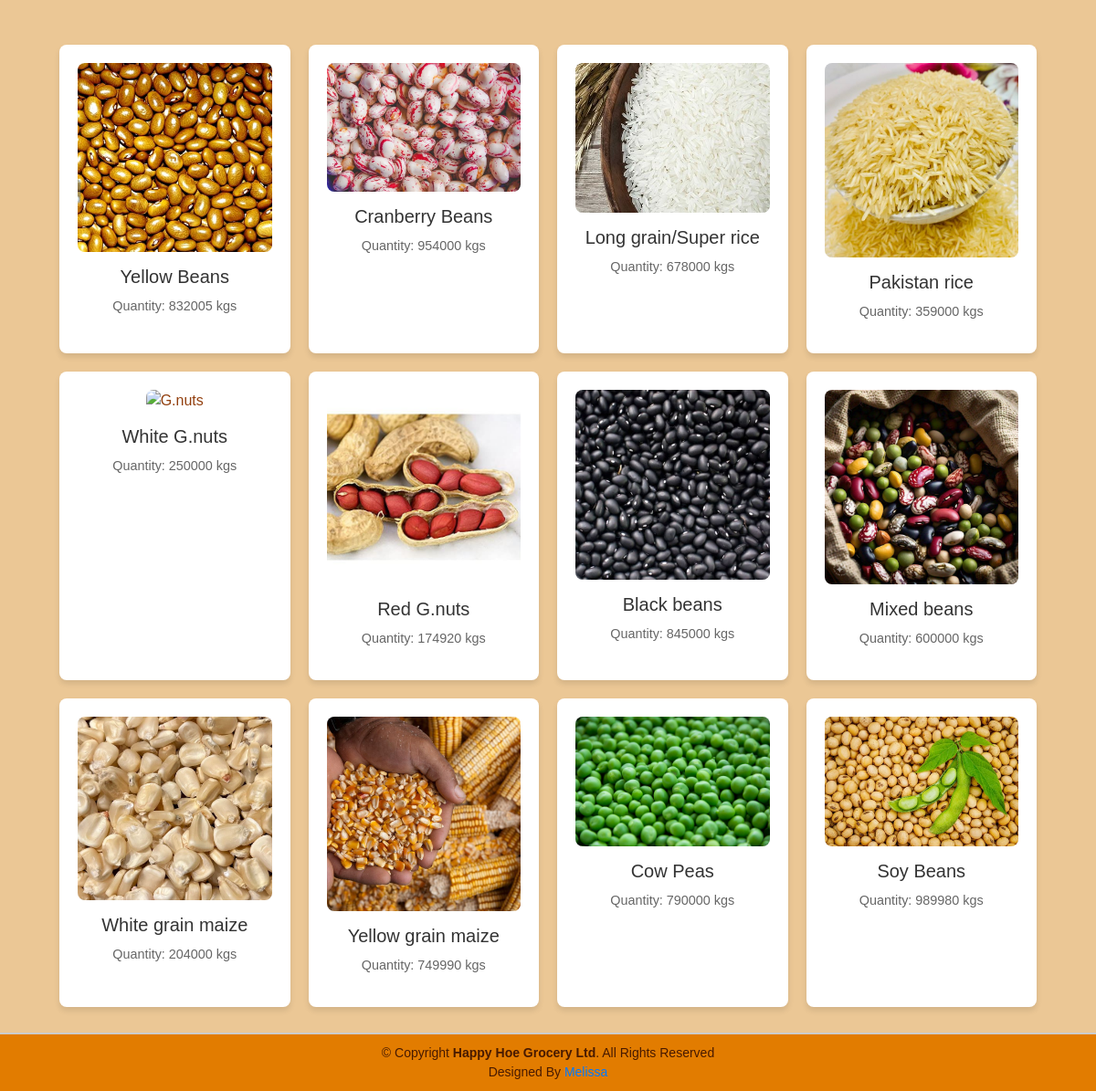
The app's page / (lower part), older data.
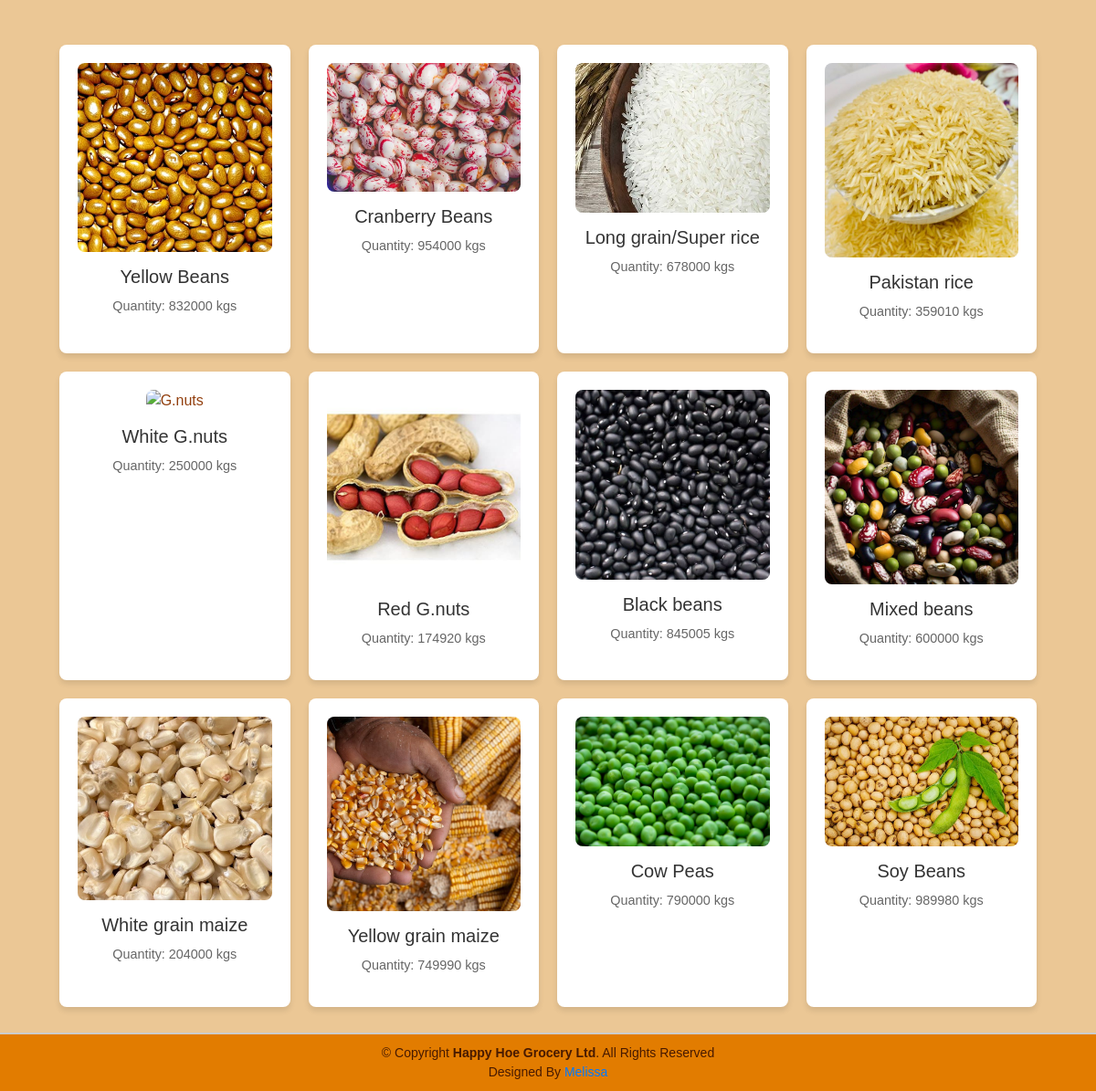
The same page, newer data.
### Grocery_app/models.py (models this page shows, shortened)
class Stockx(models.Model):
    item_name = models.CharField(max_length=50, null=True, blank=True)
    stock_type = models.CharField(max_length=50, null=True, blank=True)
    stock_source = models.CharField(max_length=50, null=True, blank=True)
    unit_cost = models.IntegerField(default=0, null=True, blank=True)
    unit_price = models.IntegerField(default=0, null=True, blank=True)
    total_quantity = models.IntegerField(default=0, null=True, blank=True)
    stock_branch = models.CharField(max_length=50, null=True, blank=True)
    stock_date = models.DateTimeField(auto_now_add=True, null=True, blank=True) #Automtically sets it when object is first recorded.
    stock_time = models.TimeField(auto_now_add=True, null=True, blank=True)
    stock_dealer = models.CharField(max_length=50, null=True, blank=True)
    stock_contact = models.IntegerField(default=0, null=True, blank=True)
    issued_quantity = models.IntegerField(default=0, null=True, blank=True)

### Grocery_app/views.py (the view)
# urls.py: path('',views.index,name ="index"),
def index(request):
    items = Stockx.objects.all().order_by('-id')
    return render(request,'Grocery_app/index.html', {'items': items})

### Grocery_app/templates/Grocery_app/index.html (shortened to what this page needs)
{% load static %}
<!DOCTYPE html>
<html lang="en">
<head>
  <link rel="stylesheet" href="https://stackpath.bootstrapcdn.com/bootstrap/4.5.2/css/bootstrap.min.css"
>
  <link rel="stylesheet" href="{% static 'css/main.css' %}">
</head>
<body>
  <br><br><br><br><br>
  <br>
  <div class="container">
    <br>
    <div class="menu-container">
      <div class="menu-item">
        <img src="{% static 'images/yellowbeans.jpeg' %}" alt="Yellow Beans" class="" height="200px" width="100%">
        <h3>Yellow Beans</h3>
        <p>Quantity: {{ items.0.total_quantity }} kgs</p>
      </div>
      <div class="menu-item">
        <img src="{% static 'images/cranberrybeans.jpg' %}" alt="Cranberry Beans" class="" height="200px" width="100%">
        <h3>Cranberry Beans</h3>
        <p>Quantity: {{ items.1.total_quantity }} kgs</p>
      </div>
      <div class="menu-item">
        <img src="{% static 'images/super_rice.jpeg' %}" alt="Rice" class="">
        <h3>Long grain/Super rice</h3>
        <p>Quantity: {{ items.2.total_quantity }} kgs</p>
      </div>
      <div class="menu-item">
        <img src="{% static 'images/pakistan_basmati.jpeg' %}" alt="rice" class="">
        <h3>Pakistan rice</h3>
        <p>Quantity: {{ items.3.total_quantity }} kgs</p>
      </div>
      <div class="menu-item">
        <img src="{% static 'images/g.nutwhite.jpeg' %}" alt="G.nuts" class="">
        <h3>White G.nuts</h3>
        <p>Quantity: {{ items.4.total_quantity }} kgs</p>
      </div>
      <div class="menu-item">
        <img src="{% static 'images/groundnuts.jpeg' %}" alt="G.nuts" class="">
        <h3> Red G.nuts</h3>
        <p>Quantity: {{ items.5.total_quantity }} kgs</p>
      </div>
      <div class="menu-item">
        <img src="{% static 'images/blackbeans.jpeg' %}" alt="beans" class="">
        <h3>Black beans</h3>
        <p>Quantity: {{ items.6.total_quantity }} kgs</p>
      </div>
      <div class="menu-item">
        <img src="{% static 'images/mixedbeans.jpg' %}" alt="beans" class="">
        <h3>Mixed beans</h3>
        <p>Quantity: {{ items.7.total_quantity }} kgs</p>
      </div>
      <div class="menu-item">
        <img src="{% static 'images/whitegrainmaize.jpeg' %}" alt="G.nuts" class="">
        <h3>White grain maize</h3>
        <p>Quantity: {{ items.8.total_quantity }} kgs</p>
      </div>
      <div class="menu-item">
        <img src="{% static 'images/corn.jpeg' %}" alt="maize" class="">
        <h3>Yellow grain maize</h3>
        <p>Quantity: {{ items.9.total_quantity }} kgs</p>
      </div>
      <div class="menu-item">
        <img src="{% static 'images/cowpeas.jpg' %}" alt="maize" class="">
        <h3>Cow Peas</h3>
        <p>Quantity: {{ items.10.total_quantity }} kgs</p>
      </div>
      <div class="menu-item">
        <img src="{% static 'images/soybeans.jpeg' %}" alt="soybeans" class="">
        <h3>Soy Beans</h3>
        <p>Quantity: {{ items.11.total_quantity }} kgs</p>
      </div>
    </div>
  </div>
  <br><br><br>
  <footer class="footer">
    <div>
      &copy; Copyright <strong>Happy Hoe Grocery Ltd</strong>. All Rights Reserved
    </div>
    <div>
      Designed By <a href="https://github.com/Melissa9mpenzi" target="_blank">Melissa</a>
    </div>
  </footer>
</body>
</html>

Row changes from the older to the newer data that the page shows:
changed Stockx (number 1 of 12 on the later page): total_quantity "832005" → "832000"
changed Stockx (number 4 of 12 on the later page): total_quantity "359000" → "359010"
changed Stockx (number 7 of 12 on the later page): total_quantity "845000" → "845005"
